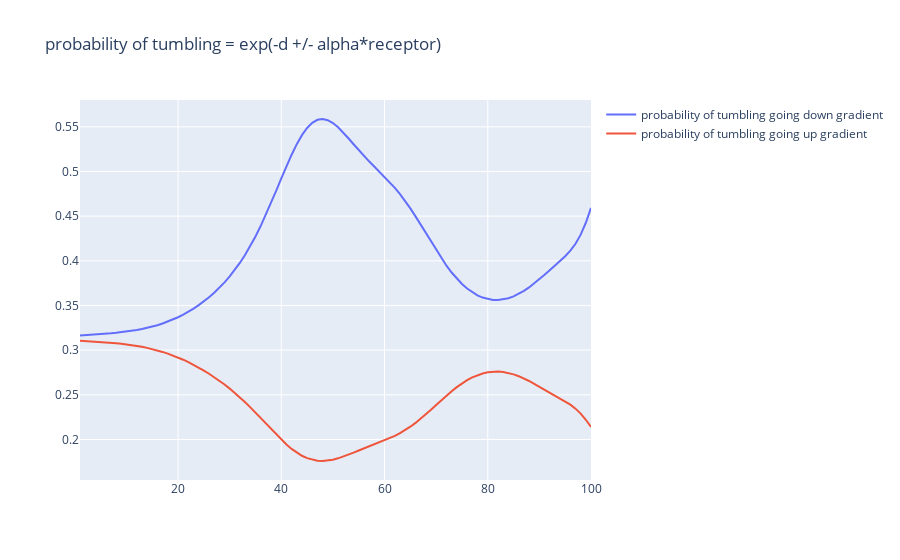

Notebook cell for this chart:
### Code cell
# Create a plot of the alpha values and polynomial fit.

x_values = curve_fit_df['deme']

# create traces
trace0 = go.Scatter(
    x = x_values,
    y = input_param_df['prob_tum_down'],
    mode = 'lines',
    name = 'probability of tumbling going down gradient'
)
# The second trace
trace1 = go.Scatter(
    x = x_values,
    y = input_param_df['prob_tum_up'],
    mode = 'lines',
    name = 'probability of tumbling going up gradient'
)
# create the data
data = [trace0, trace1]  # assign traces to data

# create the layout
layout = go.Layout(
    title = "probability of tumbling = exp(-d +/- alpha*receptor)"
)

# crate the fig
fig = go.Figure(data=data,layout=layout)
fig.show()
